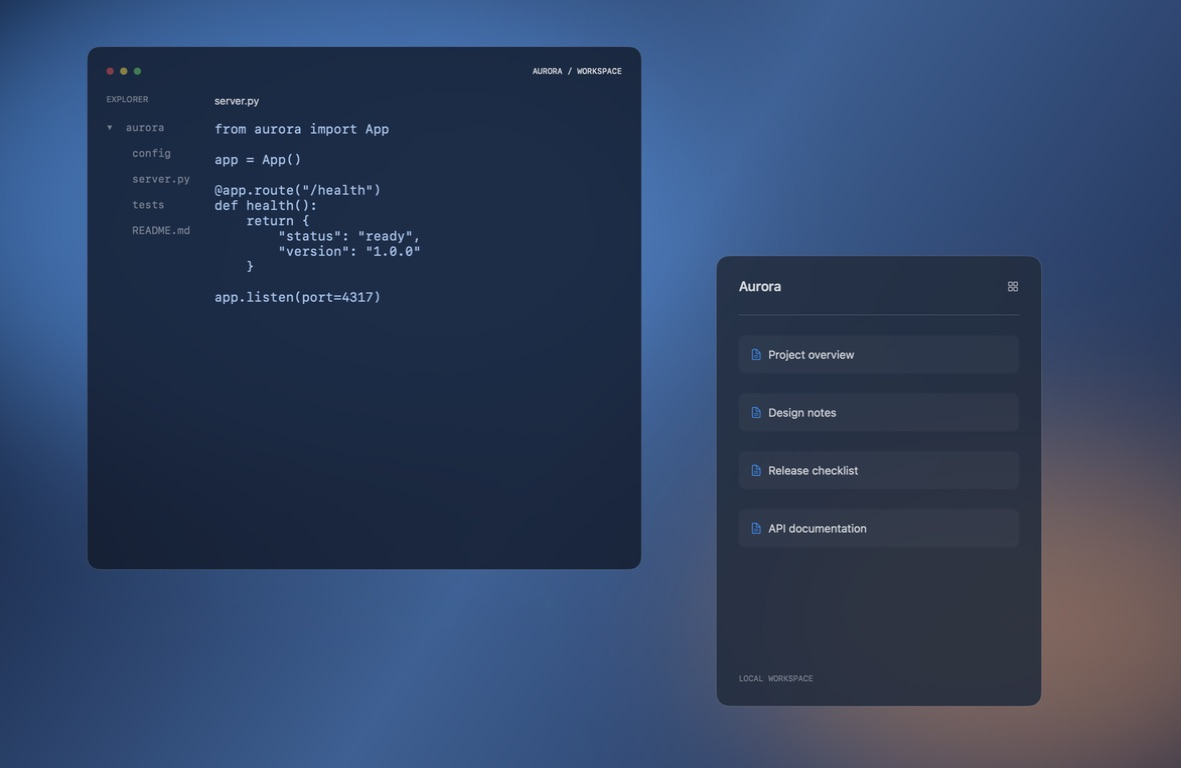
#> input picture promo/stills/backdrop.jpg, 1181 x 768 px; the run also reads 1 picture not shown here
$ python render-film.py ../stills/backdrop.jpg
#> lines starting #> are read from the running program, lines starting #| are printed output that depends on the picture
"""Render EchoTerm's 30-second film from actual application-window frame captures.
The isolated window capture omits the desktop. Its neutral backdrop is composited
with the separately captured blue workspace; UI content is never re-typeset.
"""
import sys,math,json,subprocess,functools
from pathlib import Path
import cv2,numpy as np
from PIL import Image,ImageDraw,ImageFont
ROOT=Path(__file__).resolve().parent.parent
W,H=1920,1080;FPS=60;DURATION=30
FONT='/System/Library/PrivateFrameworks/FontServices.framework/Resources/Reserved/PingFangUI.ttc'
SF='/System/Library/Fonts/SFNS.ttf'
MONO='/System/Library/Fonts/SFNSMono.ttf'
cv2.setNumThreads(4)
def clamp(x):return max(0.,min(1.,x))
def smooth(x):x=clamp(x);return x*x*(3-2*x)
def out(x):return 1-(1-clamp(x))**3
def mix(a,b,t):return a+(b-a)*t
# [30 lines left out: functions font, text_asset, overlay, text, not called in this run]
Y,X=np.mgrid[0:H,0:W].astype(np.float32)
base=np.zeros((H,W,3),np.float32);base[:]=[5,9,17]
glow=np.exp(-((X-1350)**2/(2*690**2)+(Y-550)**2/(2*520**2)))[:,:,None]
base+=glow*np.array([10,23,43],np.float32)
base+=np.exp(-((X-420)**2/(2*700**2)+(Y-1050)**2/(2*310**2)))[:,:,None]*np.array([5,9,18],np.float32)
BASE=np.uint8(base)
backdrop=np.array(Image.open(ROOT/'stills/backdrop.jpg').convert('RGB'))
#> backdrop is the input picture: shape (768, 1181, 3); mean R, G, B 48.5, 66.6, 98.6
BACK=cv2.resize(backdrop,(W,H),interpolation=cv2.INTER_CUBIC)
# A background plate matching the set. The UI capture has an opaque neutral matte.
rawSize=Image.open(ROOT/'stills/blocks.jpg').size
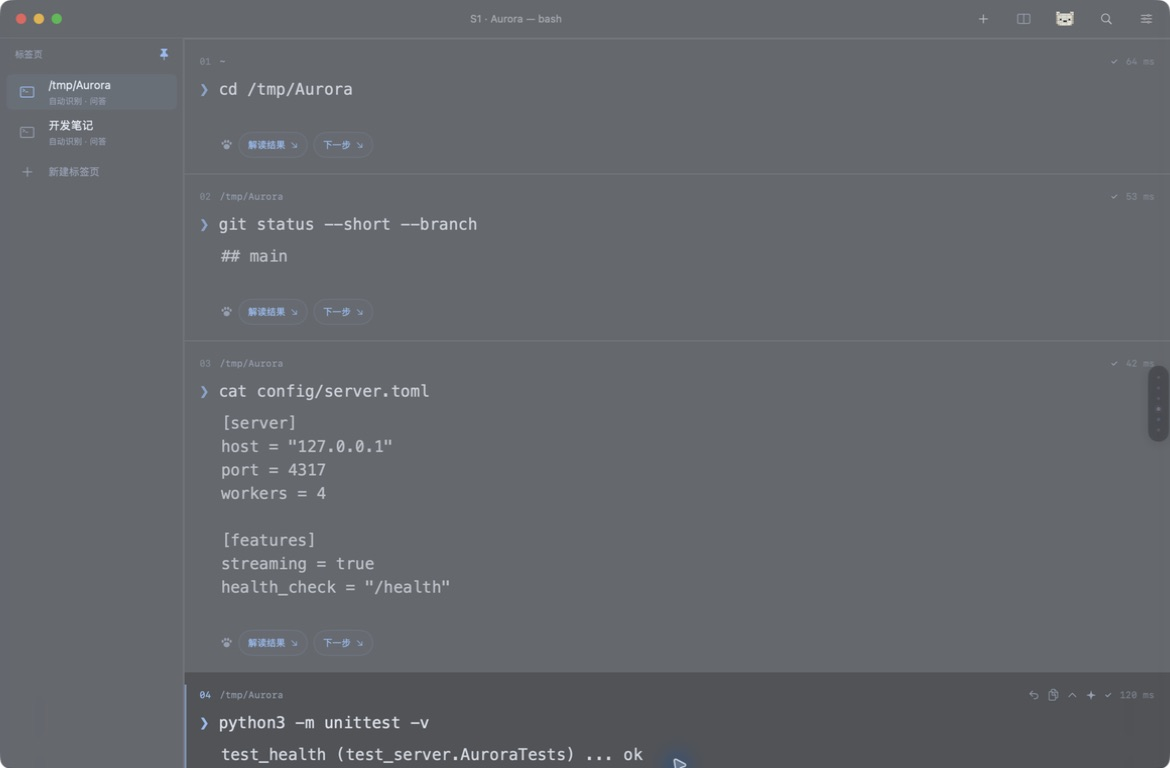
#> input picture promo/stills/blocks.jpg, 1170 x 768 px
#> rawSize = (1170, 768)
SW,SH=rawSize
#> SW = 1170; SH = 768
backplate=cv2.resize(backdrop,(SW,SH),interpolation=cv2.INTER_CUBIC)
backplate=cv2.GaussianBlur(backplate,(0,0),24).astype(np.float32)
BLUE_PLATE=backplate*.60*.75+np.array([24,29,38],np.float32)*.25
MATTE=np.array([97,100,107],np.float32)
@functools.lru_cache(maxsize=160)
def ui(path):
#> called with path = 'promo/stills/blocks.jpg'
 a=np.array(Image.open(path).convert('RGB')).astype(np.float32)
 plate=cv2.resize(BLUE_PLATE,(a.shape[1],a.shape[0]))
 delta=a-MATTE
 # Restore foreground contrast from the neutral capture matte; retain real pixel text and motion.
 adjusted=plate+np.where(delta>=0,delta*1.52,delta*.48)
 rgb=np.uint8(np.clip(adjusted,0,255))
 mask=Image.new('L',(a.shape[1],a.shape[0]),0);dr=ImageDraw.Draw(mask);dr.rounded_rectangle((0,0,a.shape[1]-1,a.shape[0]-1),radius=13,fill=255)
#> after `mask = Image.new('L', (a.shape[1], a.shape[0]), 0)`: mask: PIL image 1170x768 L; every value is 0
 return np.dstack([rgb,np.array(mask)])
shots={n:ui(str(ROOT/'stills'/n)) for n in ['blocks.jpg','ai-input.jpg','navigation-input.jpg','navigation-target.jpg']}
#> call 3 of ui, with path = 'promo/stills/navigation-input.jpg'
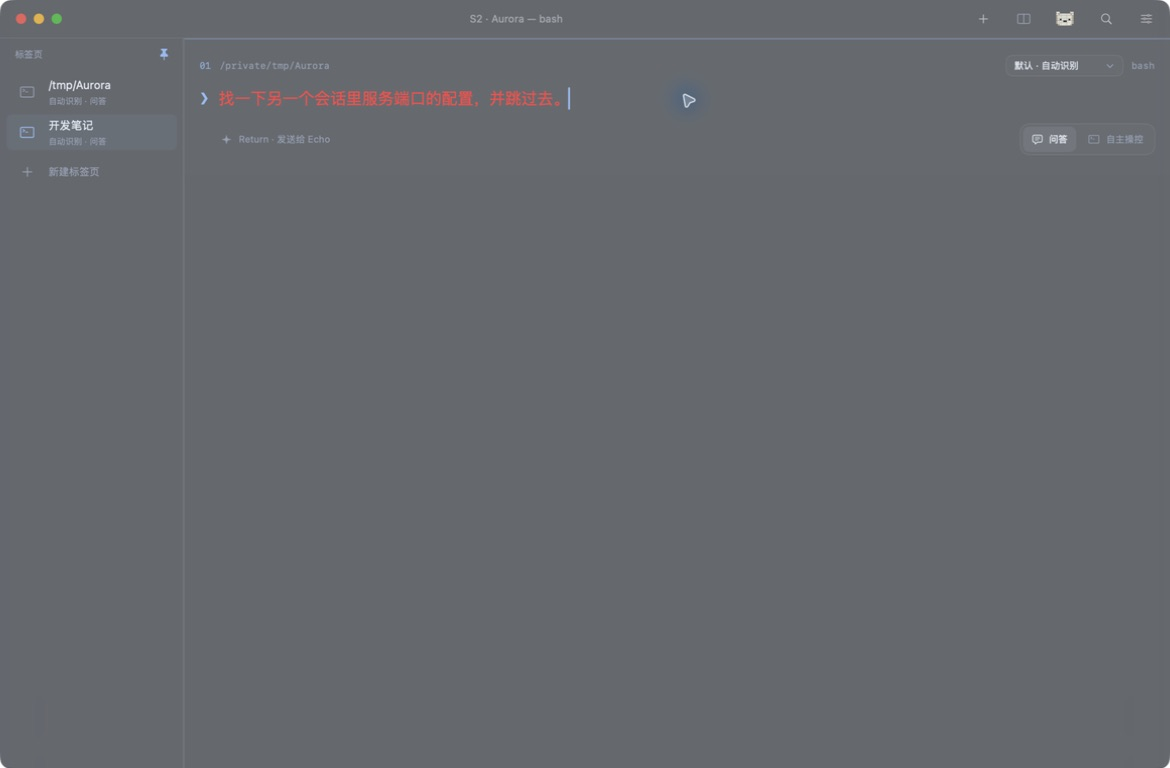
#> input picture promo/stills/navigation-input.jpg, 1170 x 768 px
#> call 4 of ui, with path = 'promo/stills/navigation-target.jpg'
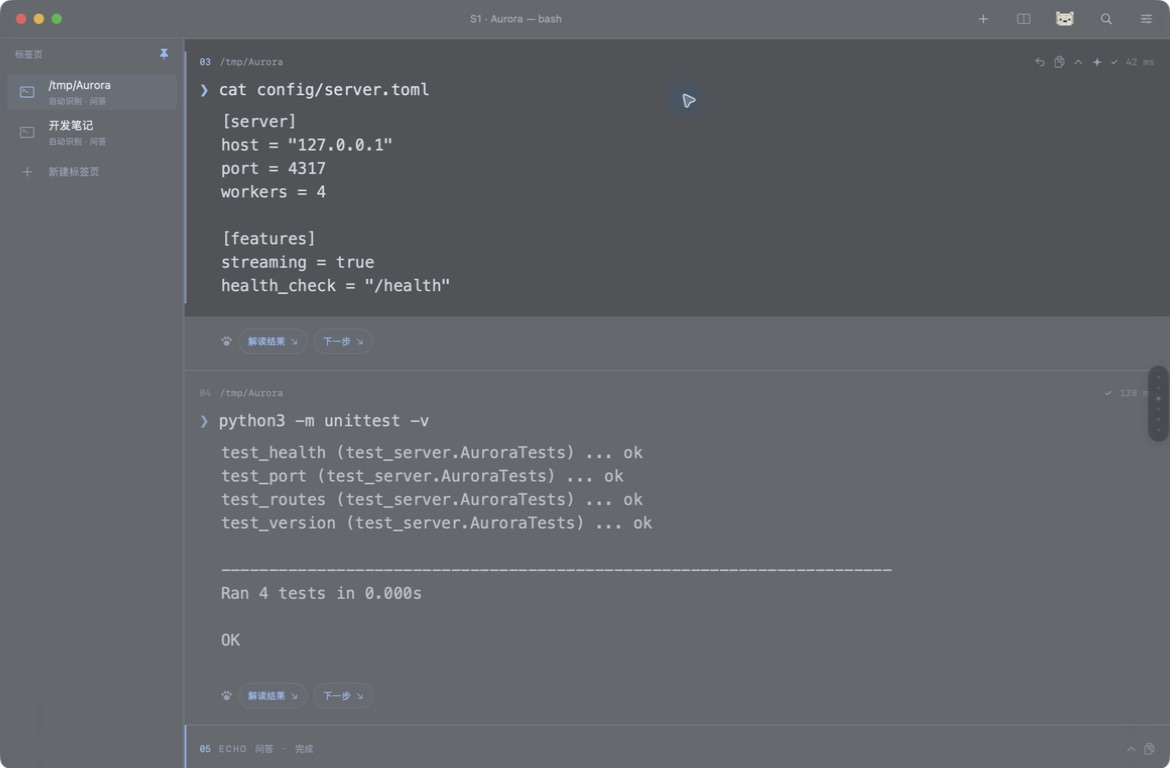
#> input picture promo/stills/navigation-target.jpg, 1170 x 768 px
#> in ui (call 4), `adjusted=plate+np.where(delta>=0,delta*1.52,delta*.48)`:
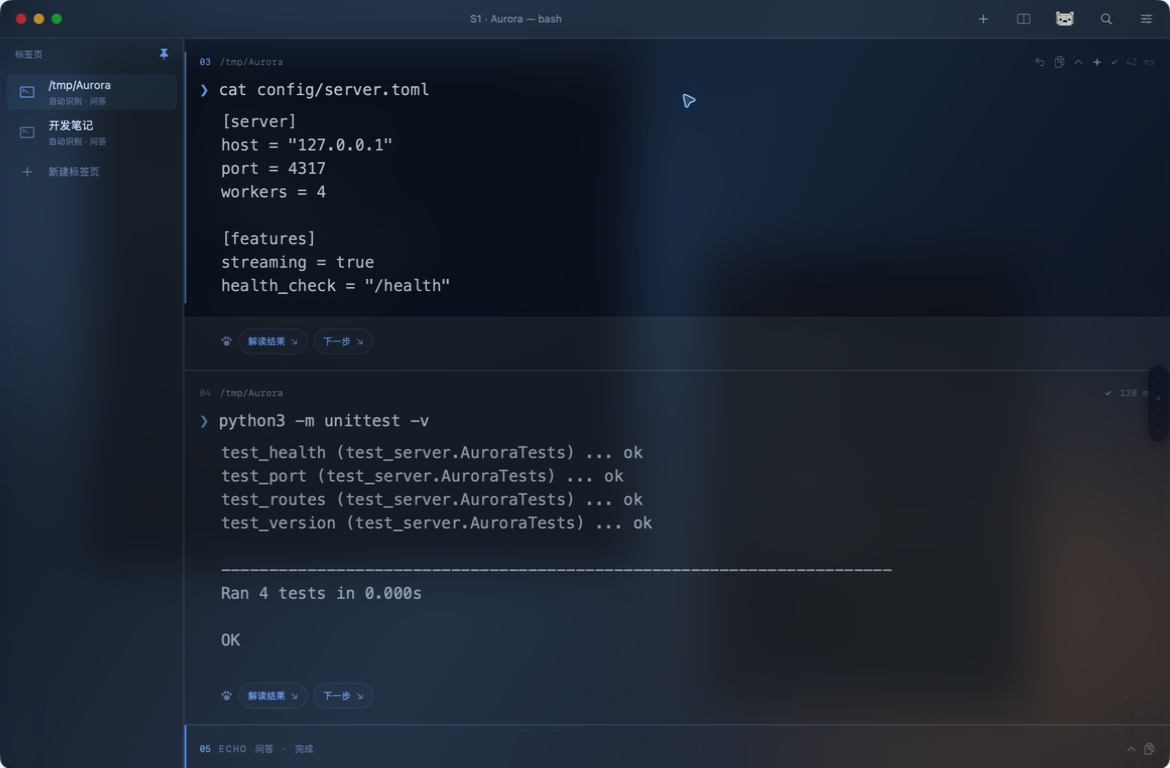
#> adjusted: shape (768, 1170, 3) float32; mean R, G, B 32.3, 41.5, 55.8; drawn with min black and max white
#> shots = 4 items
class Sequence:
 def __init__(self,name):
#> (the run stopped early here; a loop or call above may not have finished)
